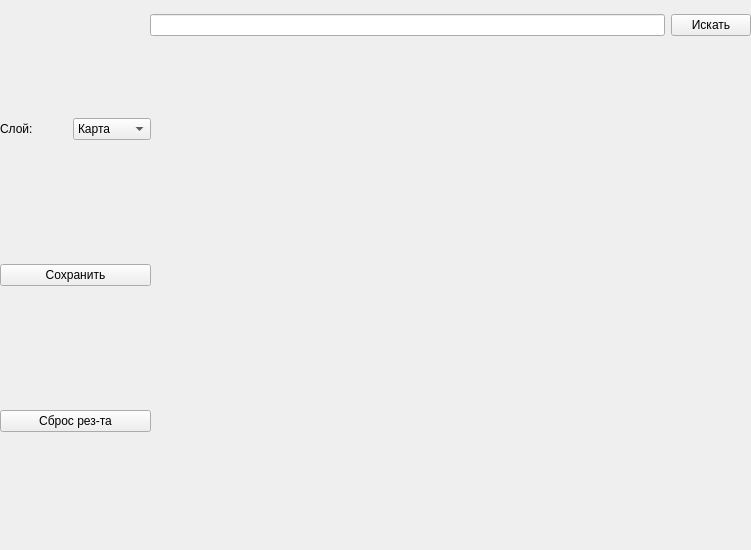
<?xml version="1.0" encoding="UTF-8"?>
<ui version="4.0">
 <class>Form</class>
 <widget class="QWidget" name="Form">
  <property name="geometry">
   <rect>
    <x>0</x>
    <y>0</y>
    <width>751</width>
    <height>550</height>
   </rect>
  </property>
  <property name="windowTitle">
   <string>PIL</string>
  </property>
  <property name="windowOpacity">
   <double>1.000000000000000</double>
  </property>
  <widget class="QWidget" name="gridLayoutWidget">
   <property name="geometry">
    <rect>
     <x>0</x>
     <y>0</y>
     <width>151</width>
     <height>551</height>
    </rect>
   </property>
   <layout class="QGridLayout" name="leftLayout">
    <item row="1" column="0" colspan="2">
     <widget class="QPushButton" name="changed">
      <property name="focusPolicy">
       <enum>Qt::ClickFocus</enum>
      </property>
      <property name="text">
       <string>Сохранить</string>
      </property>
     </widget>
    </item>
    <item row="0" column="1">
     <widget class="QComboBox" name="sat_type">
      <property name="focusPolicy">
       <enum>Qt::ClickFocus</enum>
      </property>
      <item>
       <property name="text">
        <string>Карта</string>
       </property>
      </item>
      <item>
       <property name="text">
        <string>Спутник</string>
       </property>
      </item>
      <item>
       <property name="text">
        <string>Гибрид</string>
       </property>
      </item>
     </widget>
    </item>
    <item row="0" column="0">
     <widget class="QLabel" name="label">
      <property name="text">
       <string>Слой:</string>
      </property>
     </widget>
    </item>
    <item row="2" column="0" colspan="2">
     <widget class="QPushButton" name="reset">
      <property name="focusPolicy">
       <enum>Qt::ClickFocus</enum>
      </property>
      <property name="text">
       <string>Сброс рез-та</string>
      </property>
     </widget>
    </item>
   </layout>
  </widget>
  <widget class="QWidget" name="gridLayoutWidget_2">
   <property name="geometry">
    <rect>
     <x>150</x>
     <y>0</y>
     <width>601</width>
     <height>51</height>
    </rect>
   </property>
   <layout class="QGridLayout" name="topLayout">
    <item row="0" column="1">
     <widget class="QPushButton" name="btn_query">
      <property name="focusPolicy">
       <enum>Qt::ClickFocus</enum>
      </property>
      <property name="text">
       <string>Искать</string>
      </property>
     </widget>
    </item>
    <item row="0" column="0">
     <widget class="QLineEdit" name="query">
      <property name="focusPolicy">
       <enum>Qt::ClickFocus</enum>
      </property>
     </widget>
    </item>
   </layout>
  </widget>
  <widget class="QWidget" name="gridLayoutWidget_3">
   <property name="geometry">
    <rect>
     <x>150</x>
     <y>500</y>
     <width>601</width>
     <height>51</height>
    </rect>
   </property>
   <layout class="QGridLayout" name="bottomLayout"/>
  </widget>
  <widget class="QWidget" name="verticalLayoutWidget">
   <property name="geometry">
    <rect>
     <x>150</x>
     <y>50</y>
     <width>601</width>
     <height>451</height>
    </rect>
   </property>
   <layout class="QVBoxLayout" name="verticalLayout">
    <item>
     <widget class="QLabel" name="picture">
      <property name="text">
       <string/>
      </property>
     </widget>
    </item>
   </layout>
  </widget>
 </widget>
 <resources/>
 <connections/>
</ui>
